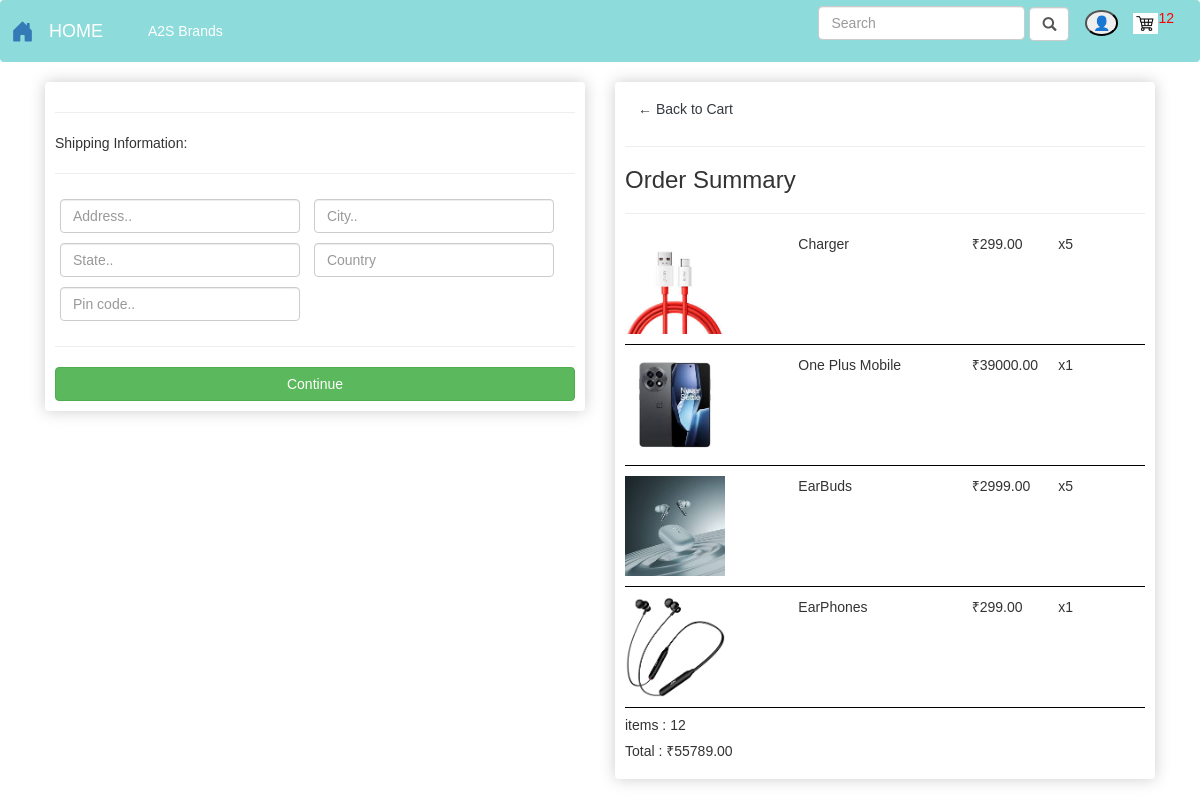
Before: /Checkout/ (signed in) with the older database file.
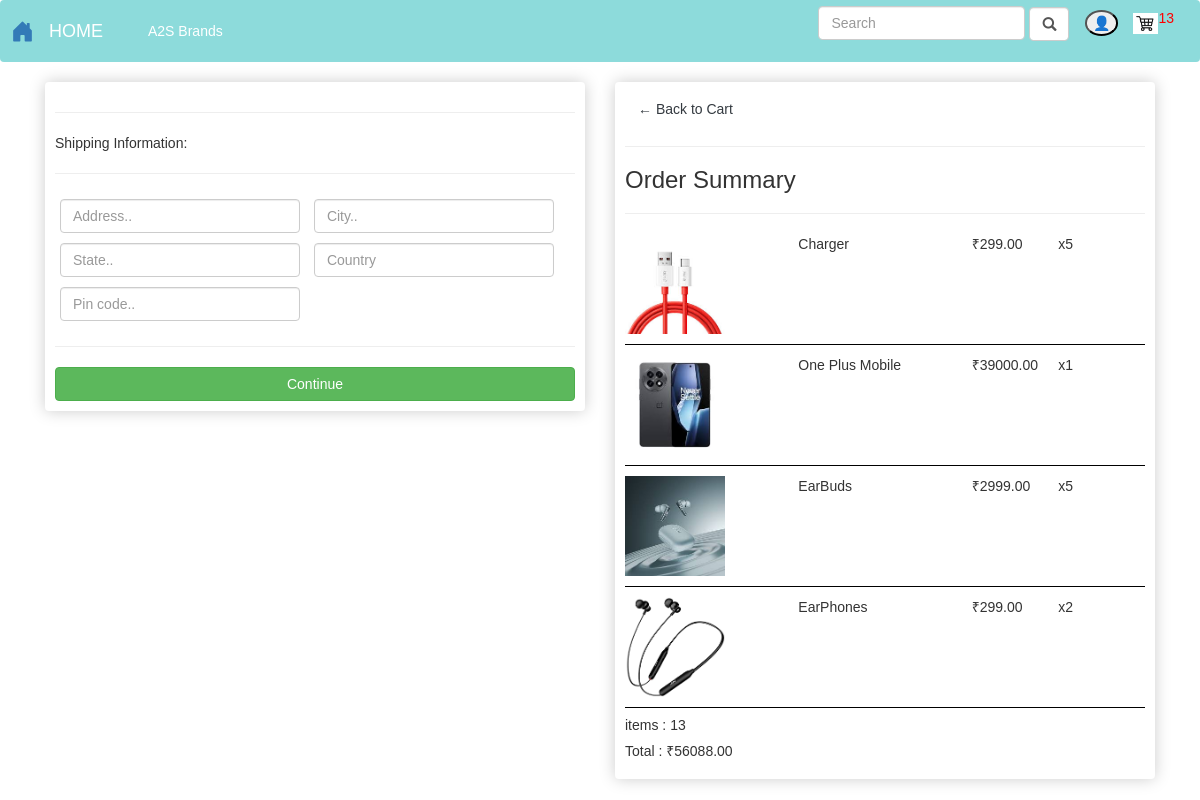
After: the same page with the newer database file.
### Store/models.py (models this page shows, shortened)
class OrderItem(models.Model):
    product = models.ForeignKey(Product, on_delete=models.SET_NULL, blank=True, null=True)
    order = models.ForeignKey(Order, on_delete=models.SET_NULL, blank=True, null=True)
    quantity = models.IntegerField(default=0, null=True, blank=True)
    date_added = models.DateTimeField(auto_now_add=True)
    @property
    def get_total(self):
        if self.product is not None:
            return self.product.price * self.quantity
        return 0  # or handle it however you'd like

class Order(models.Model):
    customer = models.ForeignKey(Customer, on_delete=models.SET_NULL, null=True, blank=True)
    date_ordered = models.DateTimeField(default=timezone.now)
    complete = models.BooleanField(default=False)
    transcation_id = models.CharField(max_length=200)
    @property
    def shipping(self):
        shipping = False
        orderitems = self.orderitem_set.all()
        for x in orderitems:
            if x.product.digital == False:
                shipping = True
        return shipping
    @property
    def get_cart_total(self):
        orderitems = self.orderitem_set.all()
        total = sum([item.get_total for item in orderitems])
        return total
    @property
    def get_cart(self):
        orderitems = self.orderitem_set.all()
        total = sum([item.quantity for item in orderitems])
        return total

class Product(models.Model):
    CATEGORY_CHOICES = [
        ('electronics', 'Electronics'),
        ('mobiles', 'Mobiles'),
        ('accessories', 'Accessories'),
        ('home_appliances', 'Home Appliances'),
        ('products', 'products')
    ]
    user = models.ForeignKey(User, on_delete=models.CASCADE)
    name = models.CharField(max_length=200, null=True)
    price = models.FloatField()
    description = models.CharField(max_length=200, null=True, blank=True)
    digital = models.BooleanField(default=False)
    image = models.ImageField(upload_to='images/', null=True, blank=True)
    category = models.CharField(max_length=50, choices=CATEGORY_CHOICES, default='products')
    @property
    def imageURL(self):
        try:
            return self.image.url
        except:
            return ''

### Store/views.py (the view)
# urls.py: path('Checkout/', views.Checkout, name='Checkout'),
def Checkout(request):
    Data = cartData(request)
    items = Data['items']
    order = Data['order']
    cartItems = Data['cartItems']
    context = {'items':items, 'order':order, 'cartItems':cartItems}
    return render(request,"store/Checkout.html",context)

### Store/utils.py (called while the page is built)
def cartData(request):
    if request.user.is_authenticated:
        customer = request.user.customer
        order, create = Order.objects.get_or_create(customer = customer, complete = False, defaults={'date_ordered':timezone.now()})
        items = order.orderitem_set.all()
        cartItems = order.get_cart
    else:
        CookieData = cartCookies(request)
        items = CookieData['items']
        order = CookieData['order']
        cartItems = CookieData['cartItems']
    return {'items':items, 'order':order, 'cartItems':cartItems}

### templates/store/Checkout.html (shortened to what this page needs)
{% extends 'store/Main.html' %}
{% load static %}
{% block content %}
<div class="row">
    <div class="col-md-6">
        <div class="box" id="form-hidden">
            <form action="" id="form" method="post">
                <div id="shipping">
                    <hr>
                    <p>Shipping Information:</p>
						<hr>
						<div class="form-field">
							<input class="form-control" type="text" name="address" placeholder="Address..">
						</div>
						<div class="form-field">
							<input class="form-control" type="text" name="city" placeholder="City..">
						</div>
						<div class="form-field">
							<input class="form-control" type="text" name="state" placeholder="State..">
						</div>
						<div class="form-field">
							<input class="form-control" type="text" name="country" placeholder="Country">
						</div>
						<div class="form-field">
							<input class="form-control" type="text" name="Pincode" placeholder="Pin code..">
						</div>
                </div>
                <hr>
                <input id="Button" class="btn btn-success btn-block" type="submit" value="Continue">
            </form>
        </div>
    </div>
    <div class="col-md-6">
        <div class="box">
            <a class="btn btn-outline-dark" href="{% url 'Cart' %}">&#x2190; Back to Cart</a>
            <hr>
            <h3>Order Summary</h3>
            <hr>
            {% for I in items %}
            <div class="box-row">
                <div style="flex:2"><img class="box-img" src="{{ I.product.imageURL }}" alt="{{ I.product.name }}"></div>
                <div style="flex:2"><p>{{ I.product.name }}</p></div>
                <div style="flex:1"><p>₹{{ I.product.price|floatformat:2 }}</p></div>
                <div style="flex:1"><p>x{{ I.quantity }}</p></div>
            </div>
            {% endfor %}
            <h5>items : {{ order.get_cart }}</h5>
            <h5>Total : ₹{{ order.get_cart_total|floatformat:2 }}</h5>
        </div>
    </div>
</div>
{% endblock content %}

Changed rows visible on the page:
changed OrderItem "EarPhones": quantity "1" → "2"
changed through a linked row, Order: get_cart "12" → "13"; get_cart_total "55789.00" → "56088.00"
Other visible differences:
{{ cartItems }}: "12" → "13"
